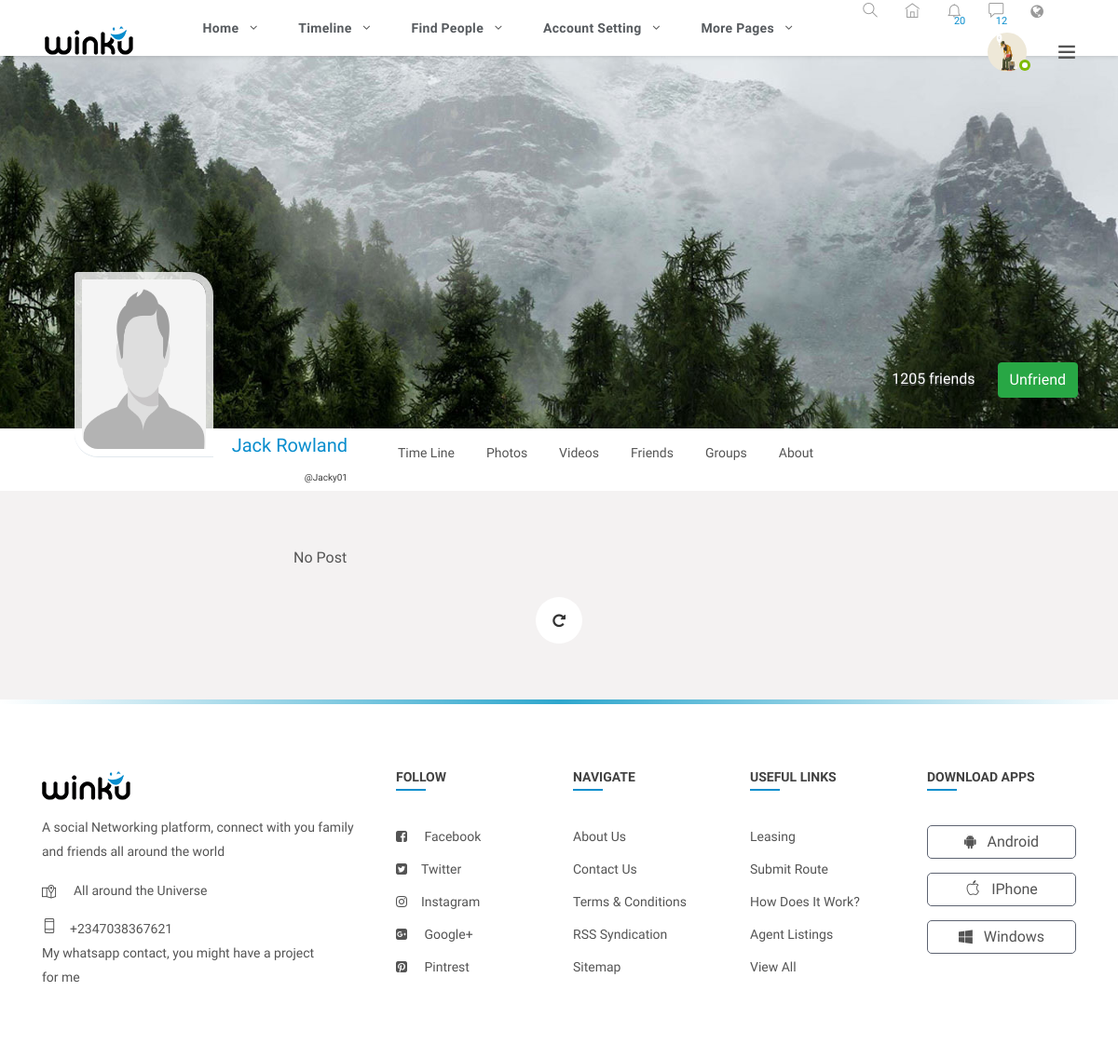
Page /timeline/index.php?pepl=16 (signed in) on the committed database.
### tables this page shows
CREATE TABLE `users` (
  `id` int(11) NOT NULL,
  `name` varchar(50) NOT NULL,
  `password` varchar(50) NOT NULL,
  `email` varchar(50) NOT NULL,
  `username` varchar(50) NOT NULL,
  `phone` varchar(50) NOT NULL,
  `dob` varchar(50) NOT NULL,
  `gender` varchar(50) NOT NULL,
  `city` varchar(50) NOT NULL,
  `country` varchar(50) NOT NULL,
  `about_me` text NOT NULL,
  `date_created` varchar(50) NOT NULL,
  `profile_pic` varchar(50) NOT NULL,
  `cover_pic` varchar(50) NOT NULL
);

### timeline/index.php (the view, shortened to what this page needs)
<?php
include '../header.php';
include '../utils/update-photo.php';
$userId = $_SESSION['uid'];
$query = "SELECT * FROM users WHERE id = '$userId' ";
$sql = mysqli_query($con, $query);
$result = mysqli_fetch_assoc($sql);
$name = ucwords($result['name']);
$username = ucwords($result['username']);
$profile_pic = $result['profile_pic'];
$cover_pic = $result['cover_pic'];
?>
<?php
if (isset($_GET['pepl'])) {
	$id = $_GET['pepl'];
	$select = "SELECT * FROM users WHERE id = '$id' ";
	$query = mysqli_query($con, $select);
	$row = mysqli_fetch_assoc($query);
	$name = ucwords($row['name']);
	$username = ucwords($row['username']);
	$profile_pic = $row['profile_pic'];
	$cover_pic = $row['cover_pic'];
}
 ?>
	<section>
		<div class="feature-photo">
			<figure >
				<img style="width: 1366px; height: 400px" src="<?php echo base_url ?>uploads/coverpics/<?php echo $cover_pic; ?>" alt="">
			</figure>
			<div class="add-btn">
				<span>1205 friends</span>
<?php
				if (isset($_GET['pepl'])) {
					$id = $_GET['pepl'];
					$getFriends = mysqli_query($con, "SELECT * FROM friends_list WHERE (user_id = '$userId' AND friends_id = '$id') OR (user_id = '$id' AND friends_id = '$userId') ");
					if (mysqli_num_rows($getFriends) == 1) {
?>
				 <button class="btn btn-success" id="unfriendbtn"  title="" data-ripple="">Unfriend</button>
<?php
				}else{
?>
				<button class="btn btn-primary" title="" id="addbtn" onclick="sendFriendsReq(<?php echo $id ?>)" data-ripple="">Add Friend</button>
<?php
				}
			}
?>
			</div>
			<div class="container-fluid">
				<div class="row merged">
					<div class="col-lg-2 col-sm-3">
						<div class="user-avatar">
							<figure id="fig-dp">
								<img style="width: 195px; height: 182px" src="<?php echo base_url ?>uploads/displaypics/<?php echo $profile_pic; ?>" alt="">
							</figure>
						</div>
					</div>
					<div class="col-lg-10 col-sm-9">
						<div class="timeline-info">
							<ul>
								<li class="admin-name">
								  <h5><?php echo $name; ?></h5><p id="demo"></p>
								  <span><?php echo "@".$username; ?></span>
								</li>
								<li>
									<a class="" id="showtimeline" type="button" title="" data-toggle="tab" data-ripple="">time line</a>
									<a class="" type="button" id="showphotos" title="" data-ripple="">Photos</a>
									<a class="" type="button" id="showvideos" title="" data-ripple="">Videos</a>
									<a class="" type="button" id="showfriends" title="" data-ripple="">Friends</a>
									<a class="" type="button" id="showgroup" title="" data-ripple="">Groups</a>
									<a class="" type="button" id="showabout"  title="" data-ripple="">about</a>
								</li>
							</ul>
						</div>
					</div>
				</div>
			</div>
		</div>
	</section>
	<section>
		<div class="gap gray-bg">
			<div class="container-fluid">
				<div class="row">
					<div class="col-lg-12">
						<div class="row" id="page-contents">
							<div class="col-lg-3">
								<aside class="sidebar static">
								</aside>
							</div>
							<?php include 'add-post.php'; ?>
						</div>
					</div>
				</div>
			</div>
		</div>
	</section>
 <?php
include '../footer.php';
  ?>

### header.php (shortened to what this page needs)
<?php
include 'connection.php';
$userId = $_SESSION['uid'];
$query = "SELECT * FROM users WHERE id = '$userId' ";
$sql = mysqli_query($con, $query);
$result = mysqli_fetch_assoc($sql);
$profile_pic = $result['profile_pic'];
?>
<!DOCTYPE html>
<html lang="en">
<head>
    <link rel="stylesheet" href="<?php echo base_url ?>css/custom.css">
    <link rel="stylesheet" href="<?php echo base_url ?>css/main.min.css">
    <link rel="stylesheet" href="<?php echo base_url ?>css/style.css">
    <link rel="stylesheet" href="<?php echo base_url ?>css/color.css">
    <link rel="stylesheet" href="<?php echo base_url ?>css/responsive.css">
</head>
<body>
<div class="theme-layout">
        <div class="topbar stick">
        <div class="logo">
            <a title="" href="<?php echo base_url ?>"><img src="images/logo.png" alt=""></a>
        </div>
        <div class="top-area">
            <ul class="main-menu">
                <li>
                    <a href="<?php echo base_url ?>" title="">Home</a>
                </li>
                <li>
                    <a href="<?php echo base_url ?>timeline/" title="">timeline</a>
                </li>
                <li>
                    <a href="<?php echo base_url ?>findPeople/" title="">Find People</a>
                </li>
                <li>
                    <a href="edit-account-setting.html" title="">Account Setting</a>
                </li>
                <li>
                    <a href="#" title="">more pages</a>
                </li>
            </ul>
            <ul class="setting-area">
                <li>
                    <a href="#" title="Home" data-ripple=""><i class="ti-search"></i></a>
                </li>
                <li><a href="<?php echo base_url ?>" title="Home" data-ripple=""><i class="ti-home"></i></a></li>
                <li>
                    <a href="#" title="Notification" data-ripple="">
                        <i class="ti-bell"></i><span>20</span>
                    </a>
                </li>
                <li>
                    <a href="#" title="Messages" data-ripple=""><i class="ti-comment"></i><span>12</span></a>
                </li>
                <li><a href="#" title="Languages" data-ripple=""><i class="fa fa-globe"></i></a>
                </li>
            </ul>
            <div class="user-img">
                <img style="width: 60px; height: 60px" src="<?php echo base_url ?>uploads/displaypics/<?php echo $profile_pic ?>" alt="">
                <span class="status f-online"></span>
            </div>
            <span class="ti-menu main-menu" data-ripple=""></span>
        </div>
    </div>

### css/color.css (style rules this page uses)
.product-carousel .owl-nav .owl-prev::before, .product-carousel .owl-nav .owl-next::before, .product-caro .owl-prev:hover:before, .product-caro .owl-next:hover:before, .log-reg-area form .forgot-pwd, .log-reg-area form .already-have, .log-reg-area > p a, .top-area > ul > li > a > span, .timeline-info > ul li a.active, .timeline-info > ul li a:hover, .dropdowns > a.more-mesg, .activity-meta > h6 a, .activity-meta > span a:hover, .friend-name > ins, .description > p a, .we-reply, .sidebar .widget li:hover > a, .sidebar .widget li:hover > i, .friend-meta > a, .user-setting > a:hover, .we-comet li a.showmore, .twiter-feed > li p a, .tutor-links > li i, .tutor-links > li:hover, .pepl-info > span, .page-meta > a, .frnds .nav-tabs .nav-item a.active, .f-title i, #work > div a, .basics > li i, .education > li i, .groups > span i, a.forgot-pwd, .friend-meta > h4 a:hover, .x_title > h2, .post-meta .detail > span, .add-btn > a:hover, .top-area > ul.main-menu > li > ul li a:hover, .dropdowns.active > a i, .user-setting > a i, .form-group input.form-file ~ .control-label, .form-group input.has-value ~ .control-label, .form-group input:focus ~ .control-label, .form-group input:valid ~ .control-label, .form-group select ~ .control-label, .form-group textarea.form-file ~ .control-label, .form-group textarea.has-value ~ .control-label, .form-group textarea:focus ~ .control-label, .form-group textarea:valid ~ .control-label, .flaged > h3, .invition .friend-meta a.invite:hover, .more-optns > ul li:hover, .post-title > h4 a:hover, .post-title .p-date a:hover, .l-post .l-post-meta > h4 a:hover, .read:hover, blockquote, .tags > a:hover, .comment-titles > span, .help-list > ul li a:hover i, .carrer-title > h2 > span, .carrer-title > span a, .open-position > h4 a:hover, .option-set.icon-style > li > a.selected, .category-box > i, .getquot-baner > a, .branches-box > ul li i, .help-topic-result > h2 a:hover, .product-name > h5 a:hover, .full-postmeta .shopnow, .prices.style2 ins span, .single-btn > li > a.active, .total-box > ul > li.final-total, .logout-meta > p a, .forum-list table tbody tr td i, .forum-list table tbody tr td a, .widget ul.recent-topics > li > i, .date-n-reply > a, .topic-data > span, .help-list > ul li a:hover, .employer-info h2, .job-detail > ul li i, .company-intro > a { color: #088dcd; }
#nprogress .bar, .timeline-info > ul li a::before, .add-btn > a, .activitiez > li::before, form button, .colla-apps > li a:hover, a.underline:before, .setting-row input:checked + label, .user-avatar:hover .edit-phto, .error-meta > a, .color-bg, .add-butn, .nav.nav-tabs.likes-btn > li a.active, a.dislike-btn, .drop > a:hover, .btn-view.btn-load-more:hover, .accordion .card h5 button[aria-expanded="true"], .chat-head, .f-page > figure em, .inbox-panel-head > ul > li > a, .nav-tabs--left .nav-link.active, .nav-tabs--left .nav-link.active:hover, footer .widget-title h4::before, #topcontrol, .sidebar .widget-title::before, .f-title::before, .g-post-classic > figure > i::after, .purify > a, .help-list > a:hover, .open-position::before, .info > a, .category-box:hover, .category-box.selected, a.main-btn, .section-heading::before, .getquot-baner, .more-branches > h4::before, .is-helpful > a, .cart-optionz > li > a:hover, .paginationz > li a:hover, .paginationz > li a.active, .shopping-cart, a.btn2:hover, .form-submit > input[type="submit"], button.submit-checkout, .delete-cart:hover, .proceed .button, .amount-area .update-cart, a.addnewforum, .apply-bttons > a { background: #088dcd; }
.timeline-info > ul li a:after { border-bottom-color: #088dcd; }

### css/responsive.css (style rules this page uses)
@media screen and (max-width: 1281px) and (min-width: 1024px) { .timeline-info { line-height: 51px; } }
@media screen and (max-width: 1281px) and (min-width: 1024px) { .timeline-info .admin-name > span { line-height: 0; } }
@media screen and (max-width: 1281px) and (min-width: 1024px) { .timeline-info .admin-name > h5 { font-size: 20px; } }
@media screen and (max-width: 1281px) and (min-width: 1024px) { .user-avatar { width: 80.2% } }

### rows in the picture
users: profile_pic (picture)
users: cover_pic (placeholder picture), profile_pic (placeholder picture), name "Jack Rowland", username "Jacky01"
